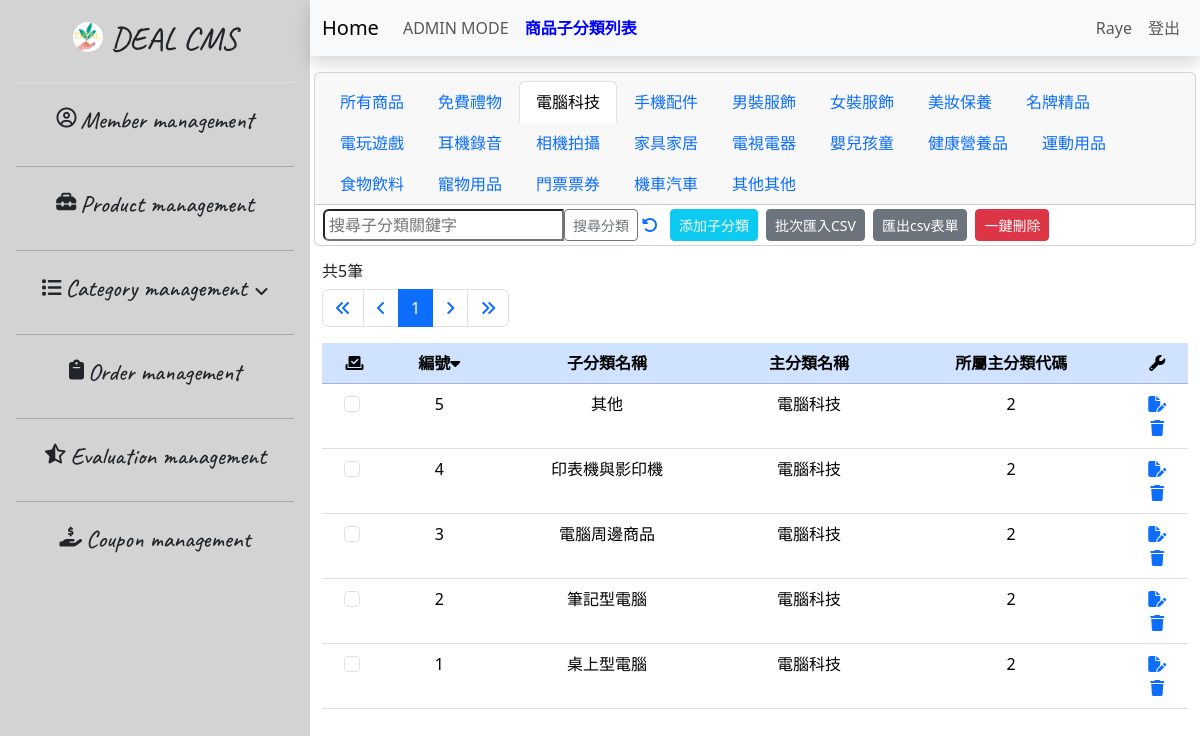
The app's page /32.sub-category_list-admin_2C.php (signed in) with its own data.
### tables this page shows
CREATE TABLE `categories_sub` (
  `id` int NOT NULL,
  `sub` varchar(15) NOT NULL,
  `main_category` int NOT NULL
);

CREATE TABLE `categories_main` (
  `id` int NOT NULL,
  `main` varchar(10) NOT NULL,
  `carbon_points_available` int NOT NULL
);

### 32.sub-category_list-admin_2C.php (the view, shortened to what this page needs)
<?php
require __DIR__ . '/0.parts/pdo-connect.php';
$page = isset($_GET['page']) ? intval($_GET['page']) : 1;
$perPage = 25;
$t_sql = "SELECT COUNT(1) FROM categories_main join categories_sub on categories_sub.main_category = categories_main.id WHERE main = '電腦科技'";
$totalRows = $pdo->query($t_sql)->fetch(PDO::FETCH_NUM)[0];
$totalPages = ceil($totalRows / $perPage);
if ($totalRows) {
    $sql = sprintf("SELECT * FROM categories_main join categories_sub on categories_sub.main_category = categories_main.id  WHERE main = '電腦科技' ORDER BY categories_sub.id DESC LIMIT %s, %s", ($page - 1) * $perPage, $perPage);
    $rows = $pdo->query($sql)->fetchAll();
}
?>
<?php include __DIR__ . '/0.parts/html-head.php' ?>
<?php include __DIR__ . '/0.parts/sidebar.php' ?>
<div class="container-fluid px-0 mx-0">
    <?php include __DIR__ . '/0.parts/navbar.30_sub-category.php' ?>
    <div class="container-fluid table-bordered table-striped overflow-auto">
        <div class="row mt-3">
            <div class="col">
                <h6>共<?= $totalRows ?>筆</h6>
                <nav aria-label="Page navigation example">
                    <ul class="pagination">
                        <li class="page-item">
                            <a class="page-link" href="?page=1">
                                <i class="fa-solid fa-angles-left"></i>
                            </a>
                        </li>
                        <li class="page-item">
                            <a class="page-link" href="?page=<?= $page != 1 ? $page - 1 : 1 ?>">
                                <i class="fa-solid fa-angle-left"></i>
                            </a>
                        </li>
                        <?php $visiblePageRange = 5;
                        $startPage = max(1, $page - floor($visiblePageRange / 2));
                        $endPage = min($totalPages, $startPage + $visiblePageRange - 1); ?>
                        <?php for ($i = $startPage; $i <= $endPage; $i++) : ?>
                            <li class="page-item <?= $page == $i ? 'active' : '' ?>">
                                <a class="page-link" href="?page=<?= $i ?>"><?= $i ?></a>
                            </li>
                        <?php endfor ?>
                        <li class="page-item">
                            <a class="page-link" href="?page=<?= $page != 40 ? $page + 1 : 40 ?>">
                                <i class="fa-solid fa-angle-right"></i>
                            </a>
                        </li>
                        <li class="page-item">
                            <a class="page-link" href="?page=40">
                                <i class="fa-solid fa-angles-right"></i>
                            </a>
                        </li>
                    </ul>
                </nav>
            </div>
        </div>
        <div class="row">
            <div class="col">
                <table id="myTable" class="table table-hover sortable-table">
                    <thead>
                        <tr class="table-primary text-center">
                            <th><i id="selectAll" class="fa-solid fa-check-to-slot" title="全選/選取checkBox"></i></a>
                            </th>
                            <th>編號<i id="sortIcon" class="fa-solid fa-caret-down" onclick="sortTable()" title="變更排序"></th>
                            <th>子分類名稱</th>
                            <th>主分類名稱</th>
                            <th>所屬主分類代碼</th>
                            <th><i class="fa-solid fa-wrench" title="工作區"></i></th>
                        </tr>
                    </thead>
                    <tbody>
                        <?php foreach ($rows as $r) : ?>
                            <tr class="text-center">
                                <td>
                                    <input class="form-check-input me-1" type="checkbox" value="<?= $r['id'] ?>" id="flexCheck<?= $r['id'] ?>" name="delete_ids[]">
                                </td>
                                <td><?= $r['id'] ?></td>
                                <td><?= $r['sub'] ?></td>
                                <td><?= $r['main'] ?></td>
                                <td><?= $r['main_category'] ?></td>
                                <td>
                                    <div class="d-flex flex-column">
                                        <a href="38.sub-category_edit.php?id=<?= $r['id'] ?>">
                                            <i class="fa-solid fa-file-pen" title="編輯"></i>
                                        </a>
                                        <a href="javascript: delete_one(<?= $r['id'] ?>)">
                                            <i class="fa-solid fa-trash" title="刪除"></i>
                                        </a>
                                    </div>
                                </td>
                            </tr>
                        <?php endforeach; ?>
                    </tbody>
                </table>
            </div>
        </div>
    </div>
</div>
<?php include __DIR__ . '/0.parts/html-foot.php' ?>

### 0.parts/html-head.php (style rules this page uses)
body { height: 1200px; }

### 32.sub-category_list-admin_2C.php (style rules this page uses)
.overflow-auto { height: 865px; }

### records on screen
categories_sub: id "5", sub "其他", main_category.main "電腦科技", main_category "2"
categories_sub: id "4", sub "印表機與影印機", main_category.main "電腦科技", main_category "2"
categories_sub: id "3", sub "電腦周邊商品", main_category.main "電腦科技", main_category "2"
categories_sub: id "2", sub "筆記型電腦", main_category.main "電腦科技", main_category "2"
categories_sub: id "1", sub "桌上型電腦", main_category.main "電腦科技", main_category "2"

### other values on screen
$_SESSION[isset($_SESSION['admin']) ? 'admin' : 'user']['nickname'] "Raye"
$totalRows "5"
